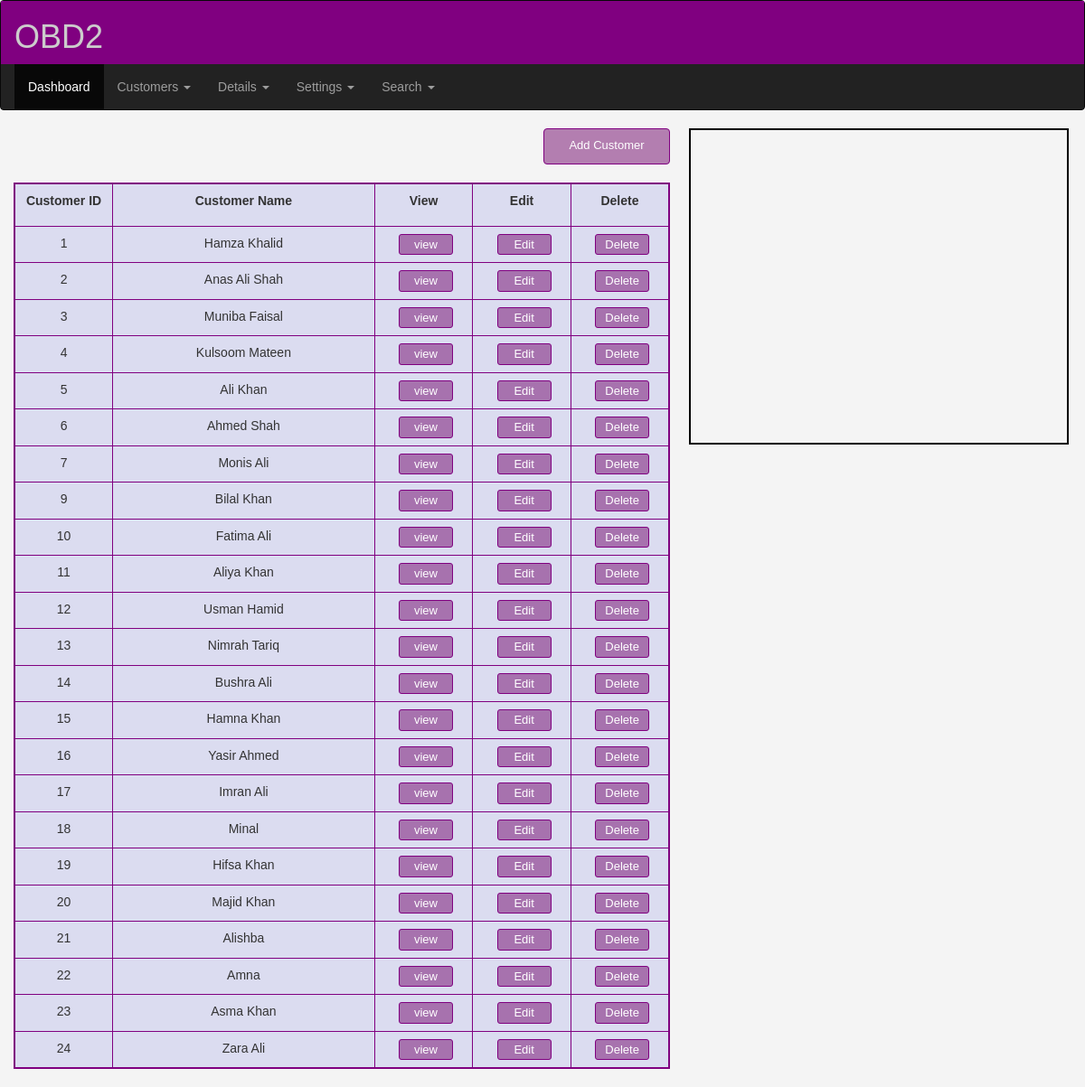
Page /dashboard.php on the committed database.
### tables this page shows
CREATE TABLE `users` (
  `id` int(11) NOT NULL,
  `email` varchar(100) NOT NULL,
  `password` varchar(100) NOT NULL,
  `name` varchar(100) NOT NULL,
  `vehicle` varchar(100) NOT NULL
);

### dashboard.php (the view, shortened to what this page needs)
<?php
$conn = new Database("localhost","root","ksmmtn921112","obd2");
$link = $conn->connect();
?>
<!DOCTYPE html>
<html lang="en" style="100%">
<head>
    <link rel="stylesheet" href="https://maxcdn.bootstrapcdn.com/bootstrap/3.4.1/css/bootstrap.min.css">
</head>
<body>
<nav class="navbar navbar-inverse">
    <div class="container-fluid" style="background-color:purple;color:#ccc;">
        <h1>OBD2</h1>
    </div>
  <div class="container-fluid" style="background-color:(0,0,0,0.5);">
    <ul class="nav navbar-nav">
        <li class="active"><a href="#">Dashboard</a></li>
        <li class="dropdown"><a class="dropdown-toggle" data-toggle="dropdown" href="#">Customers <span class="caret"></span></a>
        </li>
        <li class="dropdown"><a class="dropdown-toggle" data-toggle="dropdown" href="#"> Details <span class="caret"></span></a>
        </li>
        <li class="dropdown"><a class="dropdown-toggle" data-toggle="dropdown" href="#">Settings <span class="caret"></span></a>
        </li>
        <li class="dropdown"><a class="dropdown-toggle" data-toggle="dropdown" href="#">Search <span class="caret"></span></a>
        </li>
        <li style="margin-top:10px;margin-left:13px;">
            <form method="post" action="<?php echo htmlspecialchars($_SERVER["PHP_SELF"]);?>">
            </form>
        </li>
    </ul>
  </div>
</nav>
<div class="container" style="width:63%;margin-left:0px;float:left;">
    <div class="table-responsive">
        <div align="right">
        <button type="button" name="add" id="add" data-toggle="modal" data-target="#insert_data_Modal" class="btn btn-warning" style="margin-left:0%;width:140px;height:40px;font-size:13px;background-color:rgba(116,10,110,0.5);border:1px solid purple;">Add Customer</button>
        </div>
        <br />
        <div id="customer_table">
            <table class="table table-bordered" style="background-color:rgba(0,10,200,0.1);border:2px solid purple;">
                <tr style="border:1px solid purple;">
                    <th width="15%" style="border:1px solid purple;"><p style="text-align:center;">Customer ID</p></th>
                    <th width="40%" style="border:1px solid purple;"><p style="text-align:center;">Customer Name</p></th>
                    <th width="15%" style="border:1px solid purple;"><p style="text-align:center;">View</p></th>
                    <th width="15%" style="border:1px solid purple;"><p style="text-align:center;">Edit</p></th>
                    <th width="15%" style="border:1px solid purple;"><p style="text-align:center;">Delete</p></th>
                </tr>
                <?php
                $query = "SELECT * FROM users";
                $result = $link->query($query);
                while($row = mysqli_fetch_array($result))
                {
                ?>
                <tr style="border:1px solid purple;">
                    <td style="text-align:center;border:1px solid purple;"><?php echo $row["id"]; ?></td>
                    <td style="text-align:center;border:1px solid purple;"><?php echo $row["name"]; ?></td>
                    <td style="border:1px solid purple;"><input type="button" name="view" value="view" id="<?php echo $row["id"]; ?>" class="btn btn-info btn-xs view_data"
                    style="margin-left:20%;width:60px;font-size:13px;background-color:rgba(116,10,110,0.5);border:1px solid purple;"/></td>
                    <td style="border:1px solid purple;"><input type="button" name="edit" value="Edit" id="<?php echo $row["id"]; ?>" class="btn btn-info btn-xs edit_data"
                    style="margin-left:20%;width:60px;font-size:13px;background-color:rgba(116,10,110,0.5);border:1px solid purple;"/></td>
                    <td style="border:1px solid purple;"><input type="button" name="delete" value="Delete" id="<?php echo $row["id"]; ?>" class="btn btn-info btn-xs delete_data"
                    style="margin-left:20%;width:60px;font-size:13px;background-color:rgba(116,10,110,0.5);border:1px solid purple;"/></td>
                </tr>
                <?php
                }
                ?>
            </table>
        </div>
    </div>
</div>
<div id="container2" style="width:35%;height:350px;border:2px solid black;margin-left:6px;margin-top:0px;float:left;"></div>

### dashboard.php (style rules this page uses)
body { font-family: "Arial", Serif; background-color: #f4f4f4; }

### rows in the picture
users: id "1", name "Hamza Khalid"
users: id "2", name "Anas Ali Shah"
users: id "3", name "Muniba Faisal"
users: id "4", name "Kulsoom Mateen"
users: id "5", name "Ali Khan"
users: id "6", name "Ahmed Shah"
users: id "7", name "Monis Ali"
users: id "9", name "Bilal Khan"
users: id "10", name "Fatima Ali"
users: id "11", name "Aliya Khan"
users: id "12", name "Usman Hamid"
users: id "13", name "Nimrah Tariq"
users: id "14", name "Bushra Ali"
users: id "15", name "Hamna Khan"
users: id "16", name "Yasir Ahmed"
users: id "17", name "Imran Ali"
users: id "18", name "Minal"
users: id "19", name "Hifsa Khan"
users: id "20", name "Majid Khan"
users: id "21", name "Alishba"
users: id "22", name "Amna"
users: id "23", name "Asma Khan"
users: id "24", name "Zara Ali"
